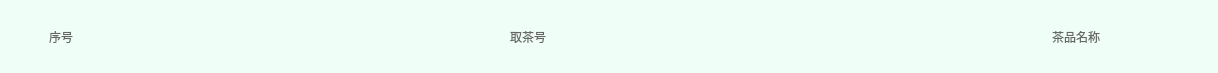
<?xml version="1.0" encoding="UTF-8"?>
<ui version="4.0">
 <class>Form</class>
 <widget class="QWidget" name="Form">
  <property name="geometry">
   <rect>
    <x>0</x>
    <y>0</y>
    <width>1218</width>
    <height>73</height>
   </rect>
  </property>
  <property name="minimumSize">
   <size>
    <width>0</width>
    <height>73</height>
   </size>
  </property>
  <property name="maximumSize">
   <size>
    <width>16777215</width>
    <height>78</height>
   </size>
  </property>
  <property name="windowTitle">
   <string>Form</string>
  </property>
  <layout class="QHBoxLayout" name="horizontalLayout">
   <property name="spacing">
    <number>0</number>
   </property>
   <property name="leftMargin">
    <number>0</number>
   </property>
   <property name="topMargin">
    <number>0</number>
   </property>
   <property name="rightMargin">
    <number>0</number>
   </property>
   <property name="bottomMargin">
    <number>0</number>
   </property>
   <item>
    <widget class="QWidget" name="widget" native="true">
     <property name="minimumSize">
      <size>
       <width>0</width>
       <height>73</height>
      </size>
     </property>
     <property name="maximumSize">
      <size>
       <width>16777215</width>
       <height>73</height>
      </size>
     </property>
     <property name="styleSheet">
      <string notr="true">QWidget#widget{
	background-color:rgba(239, 255, 247, 1);
}</string>
     </property>
     <layout class="QHBoxLayout" name="horizontalLayout_78" stretch="3,20,7">
      <property name="spacing">
       <number>0</number>
      </property>
      <property name="leftMargin">
       <number>0</number>
      </property>
      <property name="topMargin">
       <number>0</number>
      </property>
      <property name="rightMargin">
       <number>0</number>
      </property>
      <property name="bottomMargin">
       <number>0</number>
      </property>
      <item>
       <widget class="QLabel" name="l_1">
        <property name="styleSheet">
         <string notr="true">color:rgba(102, 102, 102, 1);</string>
        </property>
        <property name="text">
         <string>序号</string>
        </property>
        <property name="alignment">
         <set>Qt::AlignCenter</set>
        </property>
       </widget>
      </item>
      <item>
       <widget class="QLabel" name="l_2">
        <property name="styleSheet">
         <string notr="true">color:rgba(102, 102, 102, 1);</string>
        </property>
        <property name="text">
         <string>取茶号</string>
        </property>
        <property name="alignment">
         <set>Qt::AlignCenter</set>
        </property>
       </widget>
      </item>
      <item>
       <widget class="QLabel" name="l_3">
        <property name="styleSheet">
         <string notr="true">color:rgba(102, 102, 102, 1);</string>
        </property>
        <property name="text">
         <string>茶品名称</string>
        </property>
        <property name="alignment">
         <set>Qt::AlignCenter</set>
        </property>
       </widget>
      </item>
     </layout>
    </widget>
   </item>
  </layout>
 </widget>
 <resources/>
 <connections/>
</ui>
